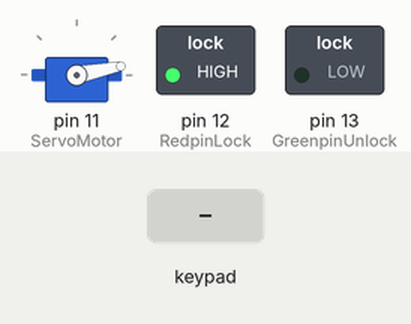
Recording of a sketch running on a simulated Arduino Uno, built with avr-gcc and run on an emulated ATmega328P. Shown: servo, switched loads named in the sketch (green lamp = pin HIGH). Inputs (shaded band) come from the test bench.

Above: at 1.2 s.
1.3 s: keypad keys 1 5 9 pressed 0.4 s apart
At 2.8 s:
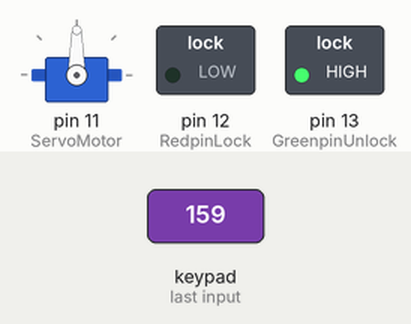
4.0 s: key '*' pressed
At 4.5 s:
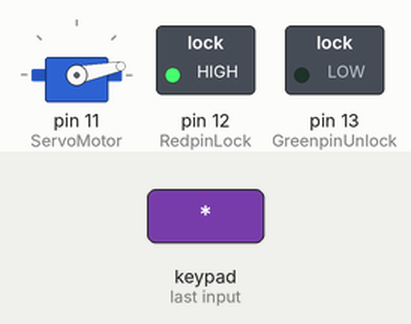
Timing chart, 0 to 7.0 s (numbered marks = the images above; inputs shaded):
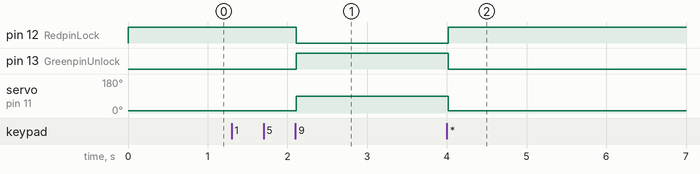

The sketch:

Arduino_Keypad_Lock_Code_JLaservideo.ino
```cpp
// How to Make an Arduino Keypad Lock
// Jlaservideo.com

#include <Servo.h>
#include <Keypad.h>

Servo ServoMotor;
char* password = "159";  // change the password here, just pick any 3 numbers
int position = 0;
const byte ROWS = 4;
const byte COLS = 4;
char keys[ROWS][COLS] = {
{'1','2','3','A'},
{'4','5','6','B'},
{'7','8','9','C'},
{'*','0','#','D'}
};

byte rowPins[ROWS] = { 8, 7, 6, 9 };
byte colPins[COLS] = { 5, 4, 3, 2 };
Keypad keypad = Keypad( makeKeymap(keys), rowPins, colPins, ROWS, COLS );
int RedpinLock = 12;
int GreenpinUnlock = 13;

void setup()
{
pinMode(RedpinLock, OUTPUT);
pinMode(GreenpinUnlock, OUTPUT);
ServoMotor.attach(11);
LockedPosition(true);
}

void loop()
{
char key = keypad.getKey();
if (key == '*' || key == '#')
{
position = 0;
LockedPosition(true);
}
if (key == password[position])
{
position ++;
}
if (position == 3)
{
LockedPosition(false);
}
delay(100);
}
void LockedPosition(int locked)
{
if (locked)
{
digitalWrite(RedpinLock, HIGH);
digitalWrite(GreenpinUnlock, LOW);
ServoMotor.write(11);
}
else
{
digitalWrite(RedpinLock, LOW);
digitalWrite(GreenpinUnlock, HIGH);
ServoMotor.write(90);
}
}
```

Measured:
- after the input at 1.3 s, pin 12 (RedpinLock): HIGH → LOW after 0.81 s; pin 13 (GreenpinUnlock): LOW → HIGH after 0.81 s; servo on pin 11 (ServoMotor): 11° → 90° after 0.81 s
- after the input at 4.0 s, pin 12 (RedpinLock): LOW → HIGH at once; pin 13 (GreenpinUnlock): HIGH → LOW at once; servo on pin 11 (ServoMotor): 90° → 11° at once
